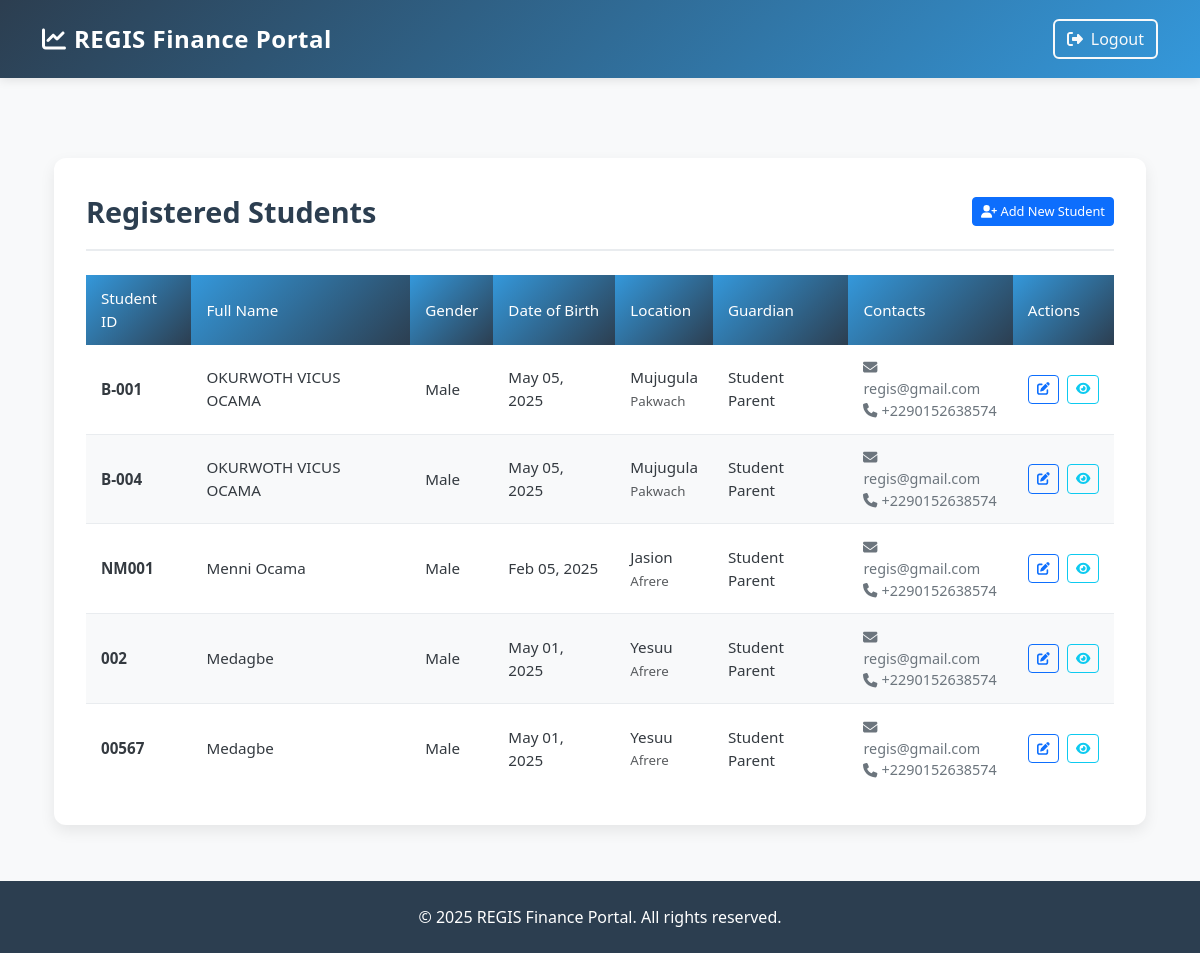
/dashboard/students/ (signed in), run on an earlier commit of the app's database.
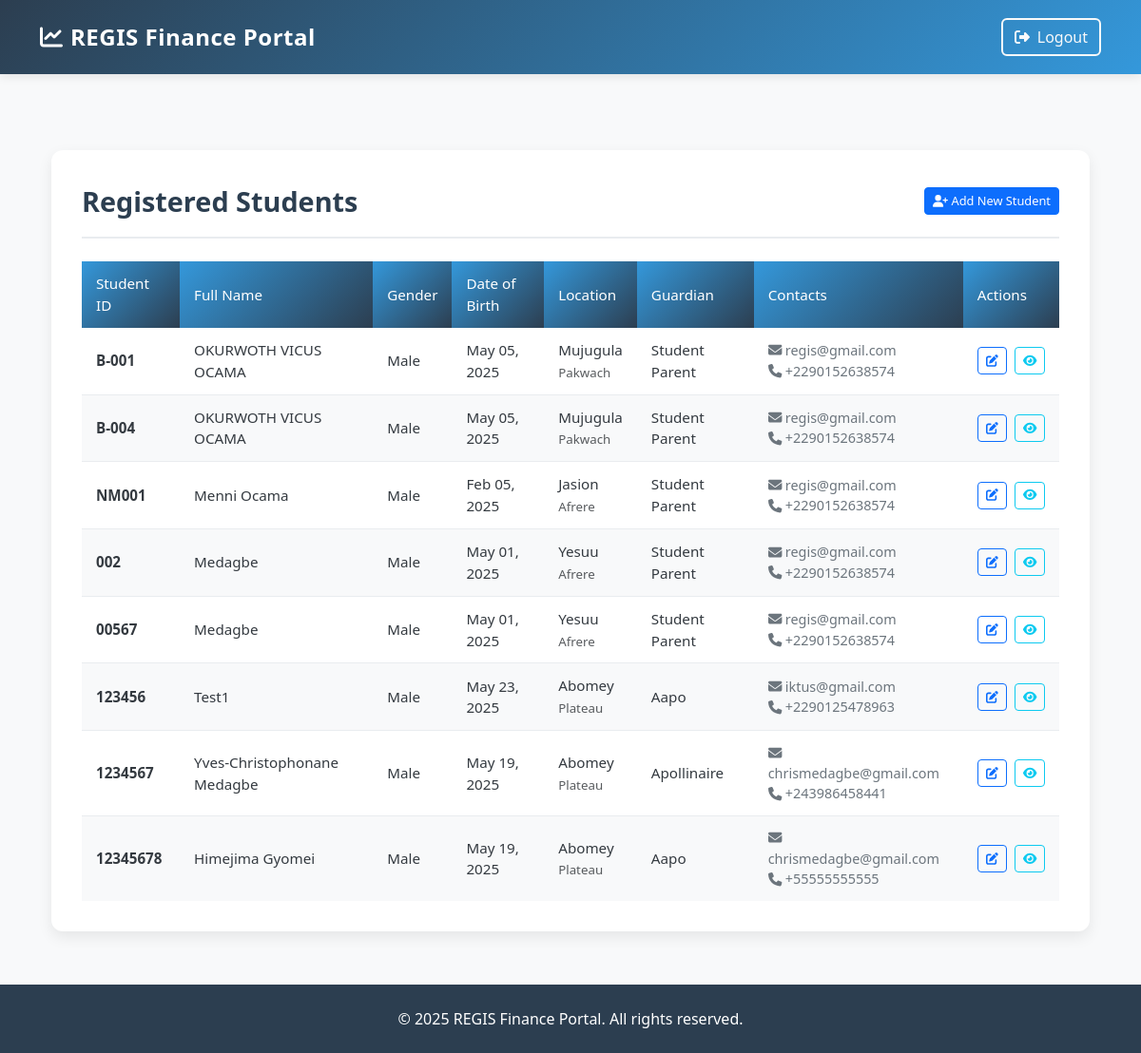
And on a later commit of the database.
### dashboard/models.py (models this page shows, shortened)
class Student(models.Model):
    student_id = models.CharField(max_length=20, unique=True)
    full_name = models.CharField(max_length=100)
    gender = models.CharField(max_length=10)
    date_of_birth = models.DateField()
    passport_photo = models.ImageField(upload_to='student_photos/')
    village = models.CharField(max_length=50)
    parish = models.CharField(max_length=50)
    subcounty = models.CharField(max_length=50)
    district = models.CharField(max_length=50)
    guardian_name = models.CharField(max_length=100)
    guardian_email = models.EmailField()
    guardian_phone = models.CharField(max_length=15)

### dashboard/views.py (the view)
# urls.py: path('students/', views.student_list, name='dashboard_student_list'),
@login_required
def student_list(request):
    students = Student.objects.all()
    return render(request, 'dashboard/student_list.html', {'students': students})

### dashboard/templates/dashboard/student_list.html (shortened to what this page needs)
{% extends 'base.html' %}
{% block content %}
<div class="container">
  <div class="student-list-container">
    <div class="list-header">
      <span>Registered Students</span>
      <a href="{% url 'dashboard_student_register' %}" class="btn btn-primary btn-sm">
        <i class="fas fa-user-plus"></i> Add New Student
      </a>
    </div>
    <div class="table-responsive">
      <table class="student-table">
        <thead>
          <tr>
            <th>Student ID</th>
            <th>Full Name</th>
            <th>Gender</th>
            <th>Date of Birth</th>
            <th>Location</th>
            <th>Guardian</th>
            <th>Contacts</th>
            <th>Actions</th>
          </tr>
        </thead>
        <tbody>
          {% for student in students %}
          <tr>
            <td><strong>{{ student.student_id }}</strong></td>
            <td>{{ student.full_name }}</td>
            <td>{{ student.gender }}</td>
            <td>{{ student.date_of_birth|date:"M d, Y" }}</td>
            <td>
              <div>{{ student.village }}</div>
              <small class="text-muted">{{ student.district }}</small>
            </td>
            <td>{{ student.guardian_name }}</td>
            <td class="contact-info">
              <span><i class="fas fa-envelope"></i> {{ student.guardian_email|default:"-" }}</span>
              <span><i class="fas fa-phone"></i> {{ student.guardian_phone|default:"-" }}</span>
            </td>
            <td>
              <div class="action-btns">
                <a href="#" class="btn btn-outline-primary btn-sm" title="Edit">
                  <i class="fas fa-edit"></i>
                </a>
                <a href="#" class="btn btn-outline-info btn-sm" title="View">
                  <i class="fas fa-eye"></i>
                </a>
              </div>
            </td>
          </tr>
          {% endfor %}
        </tbody>
      </table>
    </div>
  </div>
</div>
<link rel="stylesheet" href="https://cdnjs.cloudflare.com/ajax/libs/font-awesome/5.15.4/css/all.min.css">
{% endblock %}

What changed in the data, as far as the page shows it:
added Student: student_id "123456", full_name "Test1", gender "Male", date_of_birth "May 23, 2025", village "Abomey", district "Plateau", guardian_name "Aapo", guardian_email "iktus@gmail.com", guardian_phone "+2290125478963"
added Student: student_id "1234567", full_name "Yves-Christophonane Medagbe", gender "Male", date_of_birth "May 19, 2025", village "Abomey", district "Plateau", guardian_name "Apollinaire", guardian_email "chrismedagbe@gmail.com", guardian_phone "+243986458441"
added Student: student_id "12345678", full_name "Himejima Gyomei", gender "Male", date_of_birth "May 19, 2025", village "Abomey", district "Plateau", guardian_name "Aapo", guardian_email "chrismedagbe@gmail.com", guardian_phone "+55555555555"
